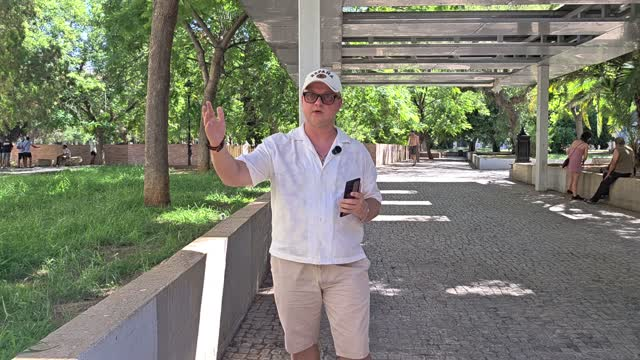
#> input picture kadry/k1.jpg, 640 x 360 px
$ python cover.py ../kadry/k1.jpg ../kadry/k2.jpg ../kadry/k2.jpg ../kadry/k2.jpg ../kadry/k2.jpg
#> lines starting #> are read from the running program, lines starting #| are printed output that depends on the picture
# python3 cover.py frame.png "СТРОКА1|СТРОКА2|СТРОКА3" "СЛОВО_ЖЁЛТЫМ" out.jpg [стиль 1|2|3]
# frame.png — кадр 1080x1920 (из pick_frame.py). Лицо ставится по центру, надпись — над головой.
import sys, os
import numpy as np, cv2
from PIL import Image, ImageDraw, ImageFont, ImageFilter
src, text, hl, out = sys.argv[1:5]
style = sys.argv[5] if len(sys.argv) > 5 else '1'
D = os.path.dirname(os.path.abspath(__file__))
W, H = 1080, 1920
YEL, BLK, WHT = (255, 214, 0), (12, 12, 12), (255, 255, 255)
F = '/usr/share/fonts/opentype/inter/Inter-Black.otf'

im = Image.open(src).convert('RGB').resize((W, H))
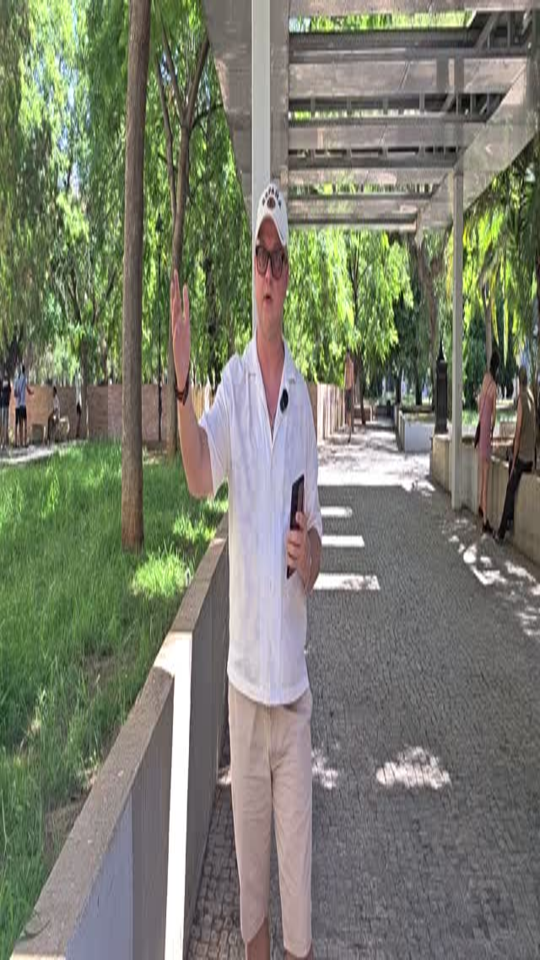
#> im: PIL image 1080x1920 RGB (shown at 1/2 size); mean R, G, B 121.7, 124.5, 108.9
# лицо: крупнее и по центру, глаза примерно на 52% высоты
g = cv2.cvtColor(np.array(im), cv2.COLOR_RGB2GRAY)
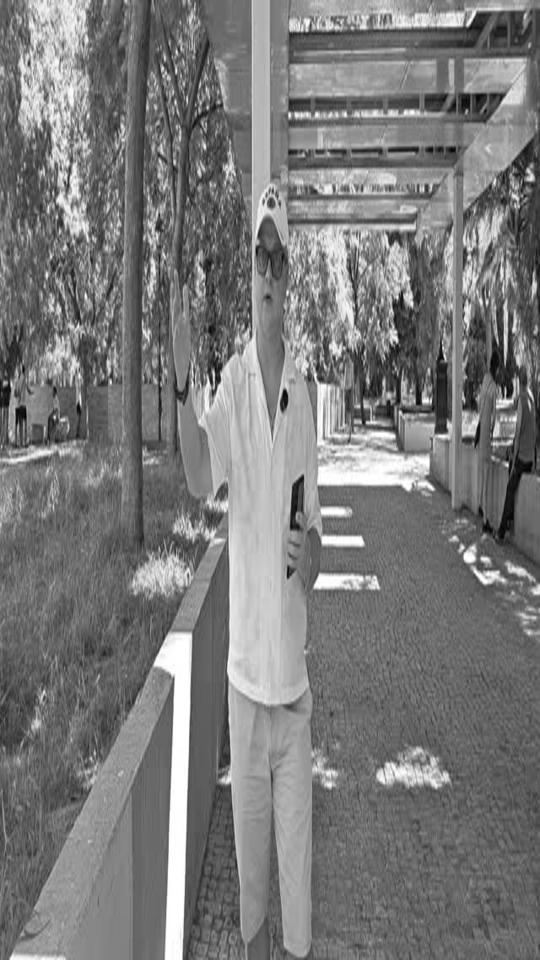
#> g: shape (1920, 1080) (shown at 1/2 size); min 0, max 255, mean 121.9
#> (the run stopped early here; a loop or call above may not have finished)

$ run again, on kadry/k3.jpg
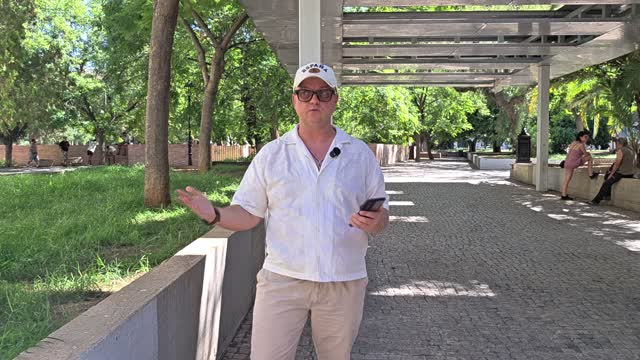
#> input picture kadry/k3.jpg, 640 x 360 px
#> `im = Image.open(src).convert('RGB').resize((W, H))`:
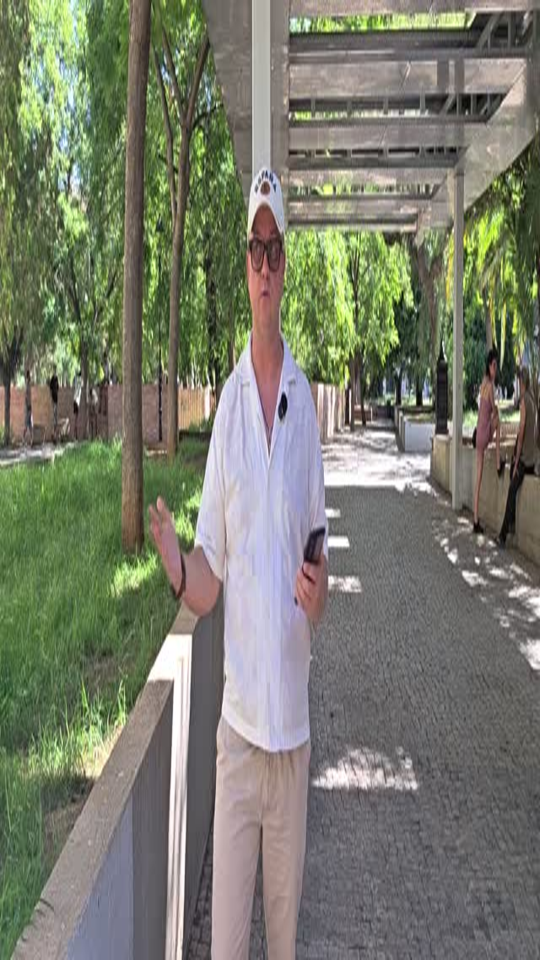
#> im: PIL image 1080x1920 RGB (shown at 1/2 size); mean R, G, B 120.9, 123.7, 108.4
#> `g = cv2.cvtColor(np.array(im), cv2.COLOR_RGB2GRAY)`:
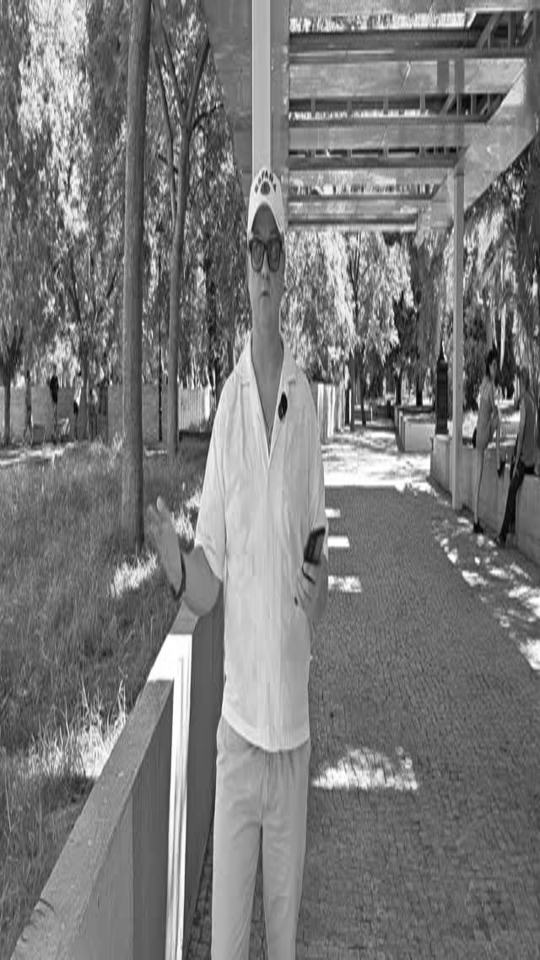
#> g: shape (1920, 1080) (shown at 1/2 size); min 0, max 255, mean 121.2
